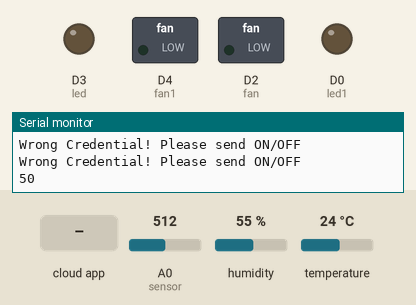
Recording of a sketch running on a simulated ESP8266 (NodeMCU). On the bench: switched loads named in the sketch (green lamp = pin HIGH), output pins drawn as LEDs (lit = HIGH), the last lines printed to the serial monitor. Inputs (shaded band) come from the test bench; at power-on: A0 (sensor) = 512, humidity 55 %, temperature 24 °C. WiFi joins after 1.5 s; servers stay silent unless stated; the Firebase database answers and starts empty.

Above: at 3.7 s.
3.8 s: the phone or cloud app sets LED_STATUS to 1
At 4.7 s:
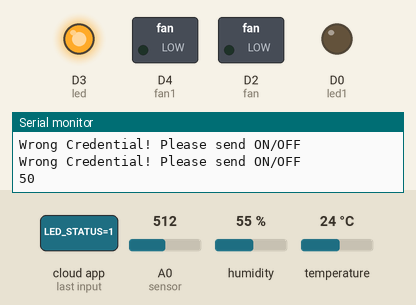
5.6 s: the phone or cloud app sets FAN_STATUS to 1
At 6.8 s:
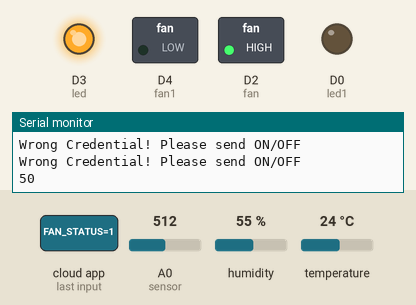
7.9 s: the phone or cloud app sets LED_STATUS to 0
At 9.6 s:
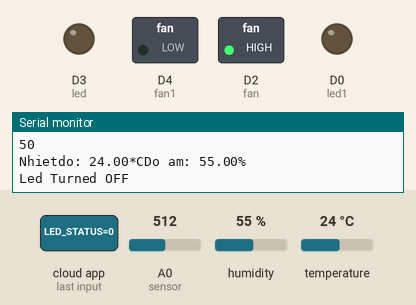
9.9 s: the phone or cloud app sets LED_NGU to 1
At 11.5 s:
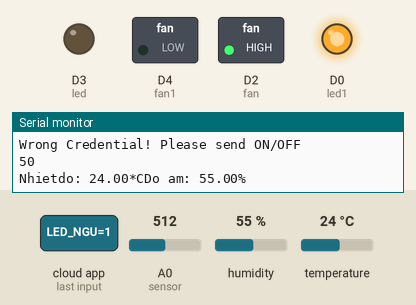
12.3 s: the phone or cloud app sets FAN_TOLET to 1
At 13.5 s:
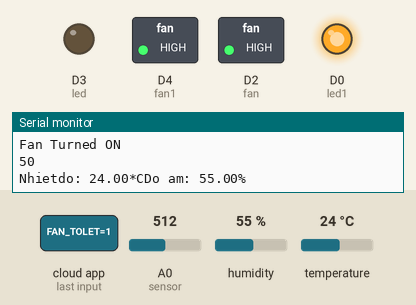
14.6 s: the phone or cloud app sets FAN_STATUS to 0
At 15.8 s:
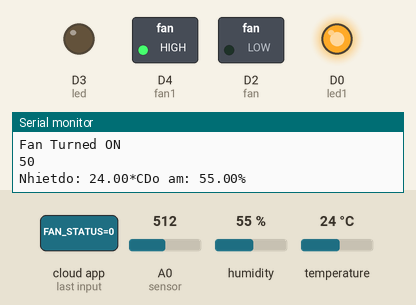
Timing chart, 0 to 17.4 s (numbered marks = the images above; inputs shaded):
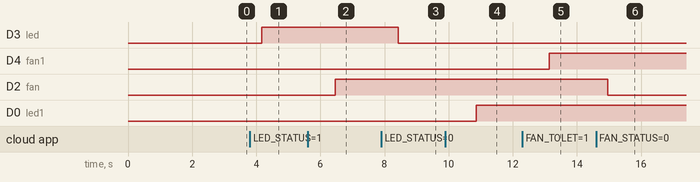

Measured:
- after the input at 3.8 s, D3 (led): LOW → HIGH after 0.38 s
- after the input at 5.6 s, D2 (fan): LOW → HIGH after 0.85 s
- after the input at 7.9 s, D3 (led): HIGH → LOW after 0.53 s
- after the input at 9.9 s, D0 (led1): LOW → HIGH after 0.96 s
- after the input at 12.3 s, D4 (fan1): LOW → HIGH after 0.83 s
- after the input at 14.6 s, D2 (fan): HIGH → LOW after 0.36 s

The sketch:

esp8266_vs_filebase.ino
```cpp
/* Controlling LED using Firebase console by CircuitDigest(www.circuitdigest.com) */
#include <ESP8266WiFi.h>                                                // esp8266 library
#include <FirebaseArduino.h>                                             // firebase library
#include <DHT.h>
#define FIREBASE_HOST "fir-b3df2.firebaseio.com"                         // the project name address from firebase id
#define FIREBASE_AUTH "EWd6TFVXo1CbyTLJOb7YlDArRFbuNSwEuxqP7yxq"                    // the secret key generated from firebase
#define WIFI_SSID "SKAV2"                                          // input your home or public wifi name
#define WIFI_PASSWORD "buidaoanhvan13101997"                                    //password of wifi ssid
#define DHTPIN 14    // Chân dữ liệu của DHT 11 , với NodeMCU chân D5 GPIO là 14
#define DHTTYPE DHT11   // DHT 11
DHT dht(DHTPIN, DHTTYPE);

String fireStatus = "";                                                     // led status received from firebase
String fanStatus = "";
int led = D3;                                                                // for external led
int fan = D2;
int led1 = D0;                                                                // for external led
int fan1 = D4;
void setup() {
  Serial.begin(9600);
  delay(1000);
  pinMode(LED_BUILTIN, OUTPUT);
  pinMode(led, OUTPUT);
  pinMode(fan, OUTPUT);
  pinMode(led1, OUTPUT);
  pinMode(fan1, OUTPUT);

  WiFi.begin(WIFI_SSID, WIFI_PASSWORD);                                      //try to connect with wifi
  Serial.print("Connecting to ");
  Serial.print(WIFI_SSID);
  while (WiFi.status() != WL_CONNECTED) {
    Serial.print(".");
    delay(500);
  }
  Serial.println();
  Serial.print("Connected to ");
  Serial.println(WIFI_SSID);
  Serial.print("IP Address is : ");
  Serial.println(WiFi.localIP()); //print local IP address
  dht.begin();
  Firebase.begin(FIREBASE_HOST, FIREBASE_AUTH);                                       // connect to firebase
}

void loop() {


  int sensor=analogRead(A0); // Incoming analog signal read and appointed sensor
  int mucnuoc;
  int muocnuoc2;
  mucnuoc = map(sensor,0,1023,0,4000);
  muocnuoc2 = map(mucnuoc,0,4000,0,100);
  Serial.println(muocnuoc2);
  Firebase.setFloat ("MUC_NUOC", muocnuoc2);


  float h = dht.readHumidity();
  float t = dht.readTemperature();  // Đọc nhiệt độ theo độ C
  if (isnan(h) || isnan(t)) {
    Serial.println("Failed to read from DHT sensor!");
    return;
  }
  Serial.print("Nhietdo: ");
  Serial.print(t);
  Serial.print("*C");
  Serial.print("Do am: ");
  Serial.print(h);
  Serial.println("%");
  Firebase.setFloat ("NHIET_DO", t);
  Firebase.setFloat ("DO_AM", h);


  //==========led============================================
  fireStatus = Firebase.getString("LED_STATUS");                                      // get ld status input from firebase
  if (fireStatus == "1") {                                                          // compare the input of led status received from firebase
    Serial.println("Led Turned ON");                                                                          // make bultin led ON
    digitalWrite(led, HIGH);                                                         // make external led ON
  }
  else if (fireStatus == "0") {                                                  // compare the input of led status received from firebase
    Serial.println("Led Turned OFF");                                      // make bultin led OFF
    digitalWrite(led, LOW);                                                         // make external led OFF
  }
  else {
    Serial.println("Wrong Credential! Please send ON/OFF");
  }
  //========================================================

  //==========fan============================================
  fanStatus = Firebase.getString("FAN_STATUS");                                      // get ld status input from firebase
  if (fanStatus == "1") {                                                          // compare the input of led status received from firebase
    Serial.println("Fan Turned ON");                                                                           // make bultin led ON
    digitalWrite(fan, HIGH);                                                         // make external led ON
  }
  else if (fanStatus == "0") {                                                  // compare the input of led status received from firebase
    Serial.println("Led Turned OFF");
    digitalWrite(fan, LOW);                                                         // make external led OFF
  }
  else {
    Serial.println("Wrong Credential! Please send ON/OFF");
    //========================================================
  }

   //==========led============================================
  fireStatus = Firebase.getString("LED_NGU");                                      // get ld status input from firebase
  if (fireStatus == "1") {                                                          // compare the input of led status received from firebase
    Serial.println("Led Turned ON");                                                                          // make bultin led ON
    digitalWrite(led1, HIGH);                                                         // make external led ON
  }
  else if (fireStatus == "0") {                                                  // compare the input of led status received from firebase
    Serial.println("Led Turned OFF");                                      // make bultin led OFF
    digitalWrite(led1, LOW);                                                         // make external led OFF
  }
  else {
    Serial.println("Wrong Credential! Please send ON/OFF");
  }
  //========================================================

  //==========fan============================================
  fanStatus = Firebase.getString("FAN_TOLET");                                      // get ld status input from firebase
  if (fanStatus == "1") {                                                          // compare the input of led status received from firebase
    Serial.println("Fan Turned ON");                                                                           // make bultin led ON
    digitalWrite(fan1, HIGH);                                                         // make external led ON
  }
  else if (fanStatus == "0") {                                                  // compare the input of led status received from firebase
    Serial.println("Led Turned OFF");
    digitalWrite(fan1, LOW);                                                         // make external led OFF
  }
  else {
    Serial.println("Wrong Credential! Please send ON/OFF");
    //========================================================
  }

}
```
